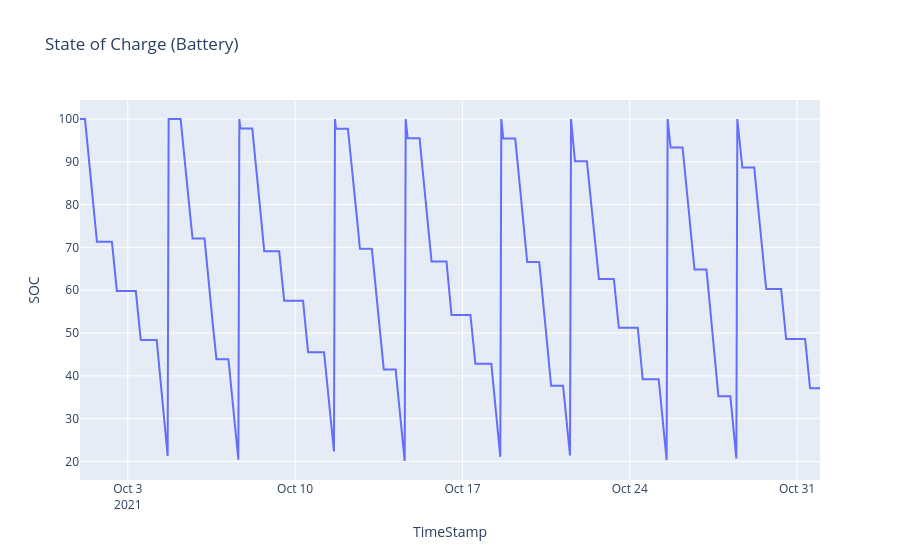

Source (notebook cell):
### Code cell
ev_data_2021_oct = ev_data[(ev_data["TimeStamp"].dt.year == 2021) & (ev_data["TimeStamp"].dt.month == 10)]
fig = px.line(ev_data_2021_oct, x="TimeStamp", y="SOC", title="State of Charge (Battery)")
fig.show()

### Figure 1 — Plotly figure (JSON) as saved in the notebook; plotly's stock layout.template omitted (floating-point values rounded to 4 significant figures; data arrays with more than 128 entries replaced by an {"elided": "..."} marker saying what was removed)
{"data": [{"hovertemplate": "TimeStamp=%{x}<br>SOC=%{y}<extra></extra>", "legendgroup": "", "line": {"color": "#636efa", "dash": "solid"}, "marker": {"symbol": "circle"}, "mode": "lines", "name": "", "orientation": "v", "showlegend": false, "type": "scatter", "x": {"elided": "744 str values"}, "xaxis": "x", "y": {"elided": "744 float values"}, "yaxis": "y"}], "layout": {"legend": {"tracegroupgap": 0}, "title": {"text": "State of Charge (Battery)"}, "xaxis": {"anchor": "y", "domain": [0, 1], "title": {"text": "TimeStamp"}}, "yaxis": {"anchor": "x", "domain": [0, 1], "title": {"text": "SOC"}}}}
